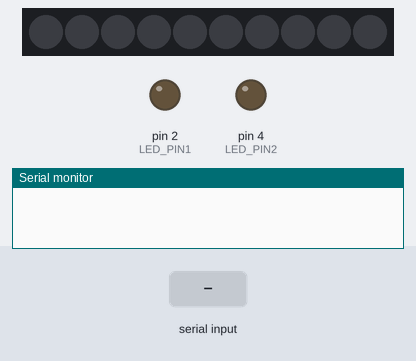
A sketch run on a simulated Arduino Uno, built with avr-gcc and run on an emulated ATmega328P. On the bench: 10 RGB LEDs in strip order, left to right, output pins drawn as LEDs (lit = HIGH), the last lines printed to the serial monitor. The test bench sets the inputs (shaded band).

Above: at 1.2 s.
1.3 s: "CNE=\n" received over Serial
At 1.8 s:
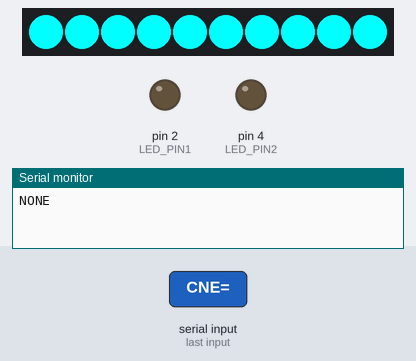
Timing chart, 0 to 4.3 s (numbered marks = the images above; inputs shaded):
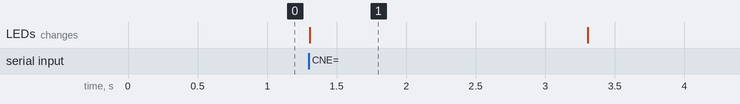

Measured:
- after the input at 1.3 s, the LEDs: change at once (image 1)
- what the display in image 1 shows lasts 2.0 s, from 1.3 s to 3.3 s

The sketch:

KbToLedArduino.ino
```cpp
#include <Arduino.h>
#include <Adafruit_NeoPixel.h>

#define UART_INPUT_BUFFER_LENGTH 100
#define LED_PIN1 2         // Пин для первого светодиода
#define LED_PIN2 4         // Пин для второго светодиода
#define LED_STRIP_PIN 6    // Пин для ленты WS2812
#define LED_COUNT 10       // Количество светодиодов в ленте

char uartInputBuffer[UART_INPUT_BUFFER_LENGTH];
uint8_t uartInputBufferIndex = 0;
char lastFindedFragment[UART_INPUT_BUFFER_LENGTH - 3];
unsigned long lastFragmentTime = 0; // Время последнего обновления lastFindedFragment
const unsigned long timeout = 2000; // Таймаут в миллисекундах

Adafruit_NeoPixel strip(LED_COUNT, LED_STRIP_PIN, NEO_GRB + NEO_KHZ800);

void setup() {
    Serial.begin(9600); // Настройка UART
    pinMode(LED_PIN1, OUTPUT); // Настраиваем пин для первого светодиода
    pinMode(LED_PIN2, OUTPUT); // Настраиваем пин для второго светодиода
    digitalWrite(LED_PIN1, LOW); // Выключаем первый светодиод
    digitalWrite(LED_PIN2, LOW); // Выключаем второй светодиод

    strip.begin();      // Инициализация ленты
    strip.show();       // Убедимся, что все светодиоды выключены
    strip.clear();      // Очистим все пиксели
}

void loop() {
    while (Serial.available() > 0) {
        char receivedChar = Serial.read();

        // Если буфер близок к переполнению, сбросить счётчик
        if (uartInputBufferIndex >= UART_INPUT_BUFFER_LENGTH - 1) {
            uartInputBufferIndex = 0;
        }

        // Добавляем символ в буфер, если это не конец строки
        if (receivedChar != '\n') {
            uartInputBuffer[uartInputBufferIndex++] = receivedChar;
        } else {
            // Завершаем строку нулевым символом
            uartInputBuffer[uartInputBufferIndex] = '\0';
            uartInputBufferIndex = 0;

            // Проверяем формат строки
            if (strncmp(uartInputBuffer, "CNE=", 4) == 0/** &&
                uartInputBuffer[strlen(uartInputBuffer) - 2] == '\r'*/) {
                // Извлекаем фрагмент %s
                size_t fragmentLength = strlen(uartInputBuffer) - 6; // Учитываем "CNE=", "\r\n"
                if (fragmentLength > sizeof(lastFindedFragment) - 1) {
                    fragmentLength = sizeof(lastFindedFragment) - 1; // Ограничиваем размер
                }
                strncpy(lastFindedFragment, uartInputBuffer + 4, fragmentLength);
                lastFindedFragment[fragmentLength] = '\0'; // Завершаем строку

                // Обновляем время последнего найденного фрагмента
                lastFragmentTime = millis();

                // Проверяем содержимое lastFindedFragment и управляем светодиодами и лентой
                if (strncmp(lastFindedFragment, "Eng", 3) == 0) {
                    digitalWrite(LED_PIN1, HIGH);
                    digitalWrite(LED_PIN2, LOW);
                    Serial.println("ENG");
                    setStripColor(0, 0, 255); // Синий
                } else if (strncmp(lastFindedFragment, "Rus", 3) == 0) {
                    digitalWrite(LED_PIN1, LOW);
                    digitalWrite(LED_PIN2, HIGH);
                    Serial.println("RUS");
                    setStripColor(255, 0, 0); // Красный
                } else {
                    digitalWrite(LED_PIN1, LOW);
                    digitalWrite(LED_PIN2, LOW);
                    Serial.println("NONE");
                    setStripColor(0, 255, 255); // Голубой
                }
            }
        }
    }

    // Проверяем таймаут для гашения светодиодов
    if (millis() - lastFragmentTime > timeout) {
        digitalWrite(LED_PIN1, LOW);
        digitalWrite(LED_PIN2, LOW);
        setStripColor(0, 0, 0); // Выключаем ленту
       // Serial.println("TIMEOUT");
    }
}

// Функция для установки цвета всей ленты
void setStripColor(uint8_t r, uint8_t g, uint8_t b) {
    for (int i = 0; i < LED_COUNT; i++) {
        strip.setPixelColor(i, strip.Color(r, g, b));
    }
    strip.show();
}
```
